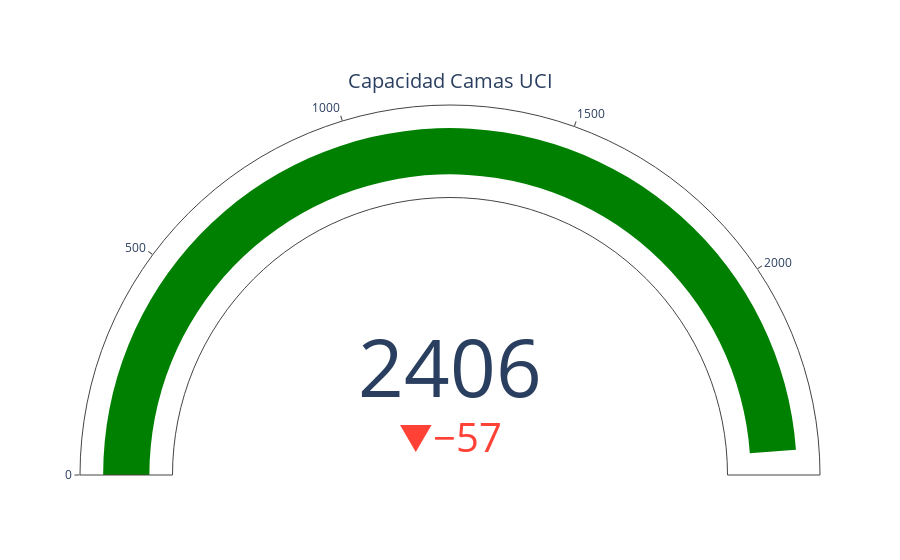

The code cell stored with this chart in its notebook:
### Code cell
import plotly.graph_objects as go

pct = camas_today_resume_kpi['ZC_UCI_ADUL_CAM_TOT_OCUP'][0]/camas_today_resume_kpi['ZC_UCI_ADUL_CAM_TOT_OPER'][0]
print(pct)
fig = go.Figure(go.Indicator(
    domain = {'x': [0, 1], 'y': [0, 1]},
    value = camas_today_resume_kpi['ZC_UCI_ADUL_CAM_TOT_OCUP'][0],
    mode = "gauge+number+delta",
    title = {'text': "Capacidad Camas UCI"},
    delta = {'reference': camas_today_resume_kpi['ZC_UCI_ADUL_CAM_TOT_OPER'][0]},
    gauge = {'axis': {'range': [None, camas_today_resume_kpi['ZC_UCI_ADUL_CAM_TOT_OPER'][0]]}}
             ))
fig.show()

### Figure 1 — Plotly figure (JSON) as saved in the notebook; plotly's stock layout.template omitted (floating-point values rounded to 4 significant figures)
{"data": [{"delta": {"reference": 2463}, "domain": {"x": [0, 1], "y": [0, 1]}, "gauge": {"axis": {"range": [null, 2463]}}, "mode": "gauge+number+delta", "title": {"text": "Capacidad Camas UCI"}, "type": "indicator", "value": 2406}], "layout": {}}
